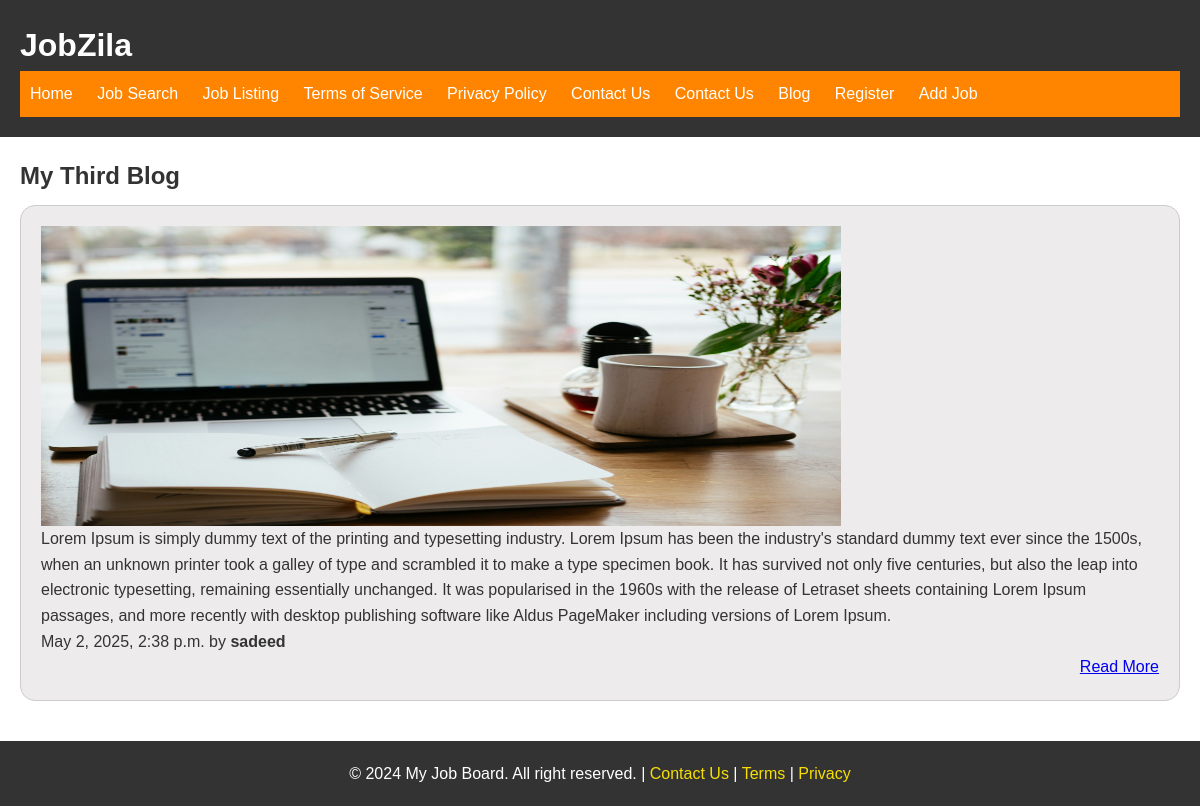
Page /blog/my-third-blog on the committed database.
### blog/models.py (models this page shows, shortened)
class Blog(models.Model):
    title = models.CharField(max_length=255)
    body = models.TextField()
    slug = models.SlugField()
    link = models.URLField()
    date = models.DateTimeField(auto_now_add=True)
    author = models.CharField(max_length=50)
    banner = models.ImageField(default="default.jpg", blank=True, null=True)

### blog/views.py (the view)
# urls.py: path("<slug:slug>", views.blog_page, name="blogpage"),
def blog_page(request, slug):
    blog = Blog.objects.get(slug=slug)
    return render(request, "blogs_details.html", {"blog": blog})

### blog/templates/blogs_details.html (shortened to what this page needs)
{% extends 'sharedpage.html'%}
{% block main %}
    <main>
        <section id="joblist-section">
            <h2>{{blog.title}}</h2>
            <div class="joblisting-div">
                 <div class="job-listing">
                    <img class="banner" src="{{blog.banner.url}}"  alt='{{blog.title}}'  width=300 height=300 alt="">
                    <p>{{blog.body}}</p>
                    <p> {{blog.date}} by <strong>{{blog.author}}</strong>  </p>
                    <p class="learn-more"><a href="#">Read More</a></p>
                </div>
            </div>
        </section>
    </main>
{% endblock main %}

### static/css/styles.css (style rules this page uses)
* { margin:0; padding:0; }
body { font-family: Arial, Helvetica, sans-serif; font-size: 16px; line-height: 1.6; color: #333; }
#joblist-section { padding: 20px; }
#joblist-section h2 { margin-bottom: 10px; }
.job-listing { margin-bottom: 20px; border: 1px solid #ccc; padding: 20px; border-radius: 15px; background-color: #edebeb; }
.learn-more { text-align: right; }
.banner { display: block; width: 100%; max-width: 800px; }

### rows in the picture
Blog: title "My Third Blog", banner (picture), body "Lorem Ipsum is simply dummy text of the printing and typesetting industry. Lorem Ipsum has been the industry's standard dummy text ever since the 1500s, when an unknown printer took a galley of type and scrambled it to make a type specimen book. It has survived not only five centuries, but also the leap into electronic typesetting, remaining essentially unchanged. It was popularised in the 1960s with the release of Letraset sheets containing Lorem Ipsum passages, and more recently with desktop publishing software like Aldus PageMaker including versions of Lorem Ipsum.", date "May 2, 2025, 2:38 p.m.", author "sadeed"
